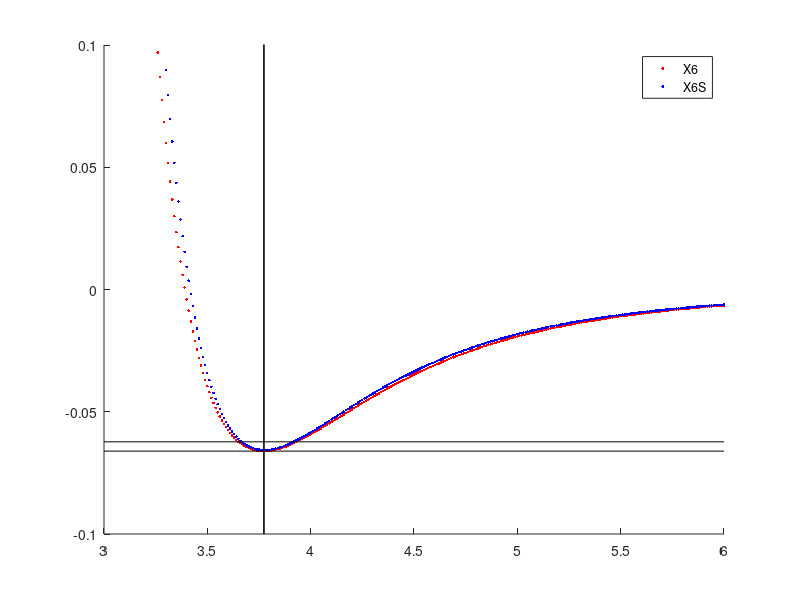

MATLAB code to generate this figure:


X6poten = @(para, rho)( ...
    para(1)/(para(2) - 6.)* ...
    (6 * exp(para(2).*(1 - rho)) - para(2)./(rho.^6)) ...
);

X6Spoten = @(para, rho)( ...
    para(1) /(para(2) - 6.)* ...
    (6./para(3)* exp((para(3) * para(2)).*(1 - rho)) - para(2)./(rho.^6)) ...
);

rr = 3.2:0.01: 6;

rho = rr./3.7727;

beta0 = [0.0661 , 16.0944];
y = X6poten(beta0, rho);




rhos = rr./3.7750;
beta1 = [0.0623 , 16.0944 , 1.1];

ys = X6Spoten(beta1, rhos);
kappa = 6*beta1(2)*(beta1(2)*beta1(3)- 7.)/ (beta1(2)-6.)

%vpasolve(4*x^4 + 3*x^3 + 2*x^2 + x + 5 == 0, x)
figure; hold on;
plotX6 = plot(rr, y, 'r.');
plotX6S= plot(rr, ys, 'b.');


plot(xlim, [-0.0661 -0.0661], 'k-');
plot(xlim, [-0.0623 -0.0623], 'k-');

plot([3.7750 3.7750], ylim, 'k-');
plot([3.7727 3.7727], ylim, 'k-');
h = legend([plotX6, plotX6S], 'X6', 'X6S');

value = X6Spoten(beta1, 1)

axis([3 6 -0.1 0.1]);

(102.4 * 10.0944/6/16.0944+7)/16.0944
% syms x;
% eqn = 87.0 == 6*x*(x-7)/(x-6)
% solx = vpasolve(eqn, x);
% disp(solx)
